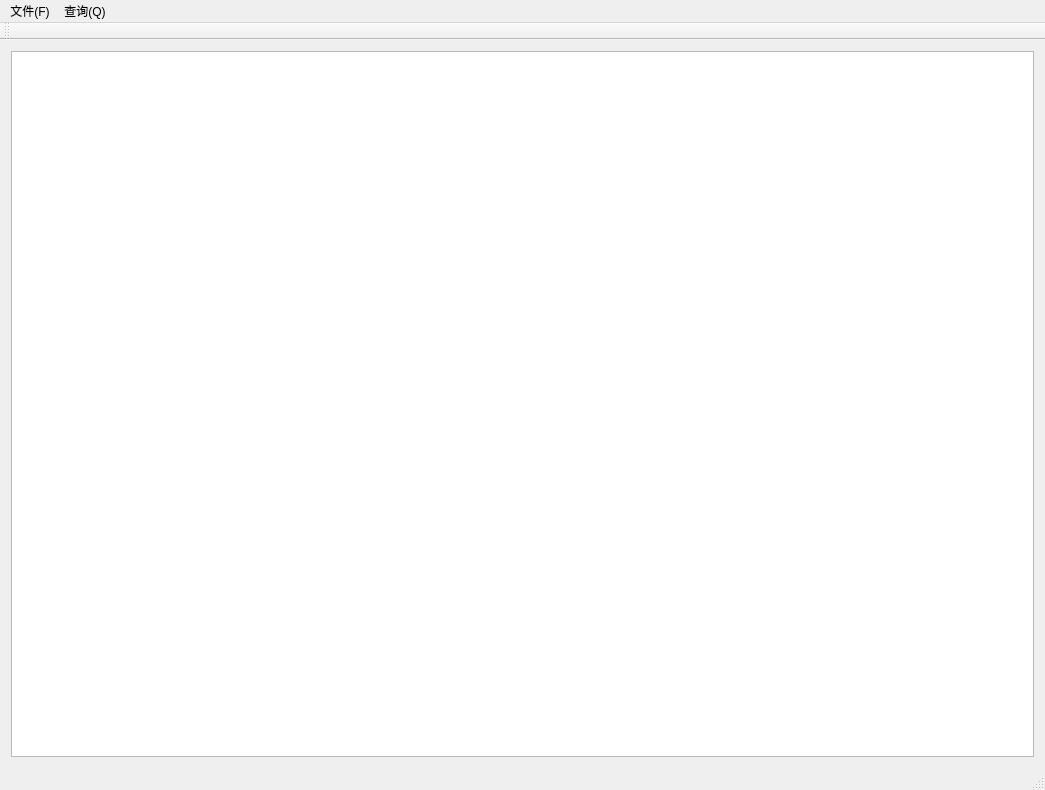
<?xml version="1.0" encoding="UTF-8"?>
<ui version="4.0">
 <class>Project5Class</class>
 <widget class="QMainWindow" name="Project5Class">
  <property name="geometry">
   <rect>
    <x>0</x>
    <y>0</y>
    <width>1045</width>
    <height>790</height>
   </rect>
  </property>
  <property name="maximumSize">
   <size>
    <width>1045</width>
    <height>790</height>
   </size>
  </property>
  <property name="mouseTracking">
   <bool>true</bool>
  </property>
  <property name="windowTitle">
   <string>公交转乘</string>
  </property>
  <property name="autoFillBackground">
   <bool>true</bool>
  </property>
  <widget class="QWidget" name="centralWidget">
   <layout class="QGridLayout" name="gridLayout">
    <item row="0" column="0">
     <widget class="QGraphicsView" name="graphicsView">
      <property name="styleSheet">
       <string notr="true">background-image: url(:/Project5/地图.bmp);</string>
      </property>
     </widget>
    </item>
   </layout>
  </widget>
  <widget class="QMenuBar" name="menuBar">
   <property name="geometry">
    <rect>
     <x>0</x>
     <y>0</y>
     <width>1045</width>
     <height>30</height>
    </rect>
   </property>
   <widget class="QMenu" name="menu">
    <property name="title">
     <string>文件(F)</string>
    </property>
    <addaction name="action_open"/>
    <addaction name="action_exit"/>
   </widget>
   <widget class="QMenu" name="menu_Q">
    <property name="title">
     <string>查询(Q)</string>
    </property>
    <addaction name="action_min_convert"/>
    <addaction name="action_min_dist"/>
   </widget>
   <addaction name="menu"/>
   <addaction name="menu_Q"/>
  </widget>
  <widget class="QToolBar" name="mainToolBar">
   <attribute name="toolBarArea">
    <enum>TopToolBarArea</enum>
   </attribute>
   <attribute name="toolBarBreak">
    <bool>false</bool>
   </attribute>
  </widget>
  <widget class="QStatusBar" name="statusBar"/>
  <action name="action_open">
   <property name="checkable">
    <bool>true</bool>
   </property>
   <property name="text">
    <string>读入地图</string>
   </property>
  </action>
  <action name="action_exit">
   <property name="checkable">
    <bool>true</bool>
   </property>
   <property name="text">
    <string>退出</string>
   </property>
  </action>
  <action name="action_min_convert">
   <property name="checkable">
    <bool>true</bool>
   </property>
   <property name="text">
    <string>最少转乘</string>
   </property>
  </action>
  <action name="action_min_dist">
   <property name="checkable">
    <bool>true</bool>
   </property>
   <property name="text">
    <string>最短距离</string>
   </property>
  </action>
 </widget>
 <layoutdefault spacing="6" margin="11"/>
 <resources>
  <include location="Project5.qrc"/>
 </resources>
 <connections>
  <connection>
   <sender>action_open</sender>
   <signal>triggered(bool)</signal>
   <receiver>Project5Class</receiver>
   <slot>load_map()</slot>
   <hints>
    <hint type="sourcelabel">
     <x>-1</x>
     <y>-1</y>
    </hint>
    <hint type="destinationlabel">
     <x>522</x>
     <y>394</y>
    </hint>
   </hints>
  </connection>
  <connection>
   <sender>action_exit</sender>
   <signal>triggered(bool)</signal>
   <receiver>Project5Class</receiver>
   <slot>close_window()</slot>
   <hints>
    <hint type="sourcelabel">
     <x>-1</x>
     <y>-1</y>
    </hint>
    <hint type="destinationlabel">
     <x>522</x>
     <y>394</y>
    </hint>
   </hints>
  </connection>
  <connection>
   <sender>action_min_convert</sender>
   <signal>triggered(bool)</signal>
   <receiver>Project5Class</receiver>
   <slot>min_convert()</slot>
   <hints>
    <hint type="sourcelabel">
     <x>-1</x>
     <y>-1</y>
    </hint>
    <hint type="destinationlabel">
     <x>522</x>
     <y>394</y>
    </hint>
   </hints>
  </connection>
  <connection>
   <sender>action_min_dist</sender>
   <signal>triggered(bool)</signal>
   <receiver>Project5Class</receiver>
   <slot>min_dist()</slot>
   <hints>
    <hint type="sourcelabel">
     <x>-1</x>
     <y>-1</y>
    </hint>
    <hint type="destinationlabel">
     <x>522</x>
     <y>394</y>
    </hint>
   </hints>
  </connection>
 </connections>
 <slots>
  <slot>load_map()</slot>
  <slot>min_convert()</slot>
  <slot>min_dist()</slot>
  <slot>close_window()</slot>
 </slots>
</ui>
